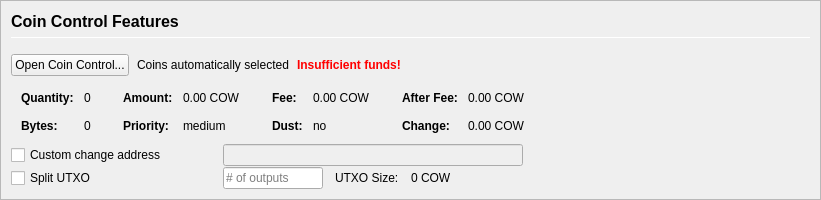
         <widget class="QFrame" name="frameCoinControl">
          <property name="sizePolicy">
           <sizepolicy hsizetype="Expanding" vsizetype="Expanding">
            <horstretch>0</horstretch>
            <verstretch>0</verstretch>
           </sizepolicy>
          </property>
          <property name="maximumSize">
           <size>
            <width>16777215</width>
            <height>16777215</height>
           </size>
          </property>
          <property name="frameShape">
           <enum>QFrame::StyledPanel</enum>
          </property>
          <property name="frameShadow">
           <enum>QFrame::Sunken</enum>
          </property>
          <layout class="QVBoxLayout" name="verticalLayoutCoinControl2">
           <property name="spacing">
            <number>0</number>
           </property>
           <property name="leftMargin">
            <number>0</number>
           </property>
           <property name="topMargin">
            <number>0</number>
           </property>
           <property name="rightMargin">
            <number>0</number>
           </property>
           <property name="bottomMargin">
            <number>0</number>
           </property>
           <item>
            <widget class="QFrame" name="frameCoinControl_BG">
             <layout class="QVBoxLayout" name="verticalLayoutCoinControl" stretch="0,0,0,0,0,0">
              <property name="spacing">
               <number>1</number>
              </property>
              <property name="leftMargin">
               <number>10</number>
              </property>
              <property name="topMargin">
               <number>10</number>
              </property>
              <item>
               <layout class="QHBoxLayout" name="horizontalLayoutCoinControl1">
                <property name="bottomMargin">
                 <number>15</number>
                </property>
                <item>
                 <layout class="QVBoxLayout" name="verticalLayout_3">
                  <property name="spacing">
                   <number>6</number>
                  </property>
                  <item>
                   <widget class="QLabel" name="labelCoinControlFeatures">
                    <property name="sizePolicy">
                     <sizepolicy hsizetype="Preferred" vsizetype="Maximum">
                      <horstretch>0</horstretch>
                      <verstretch>0</verstretch>
                     </sizepolicy>
                    </property>
                    <property name="minimumSize">
                     <size>
                      <width>0</width>
                      <height>20</height>
                     </size>
                    </property>
                    <property name="font">
                     <font>
                      <pointsize>12</pointsize>
                      <weight>75</weight>
                      <bold>true</bold>
                     </font>
                    </property>
                    <property name="styleSheet">
                     <string notr="true">font-weight:bold;</string>
                    </property>
                    <property name="text">
                     <string>Coin Control Features</string>
                    </property>
                   </widget>
                  </item>
                  <item>
                   <widget class="Line" name="line">
                    <property name="minimumSize">
                     <size>
                      <width>0</width>
                      <height>1</height>
                     </size>
                    </property>
                    <property name="maximumSize">
                     <size>
                      <width>16777215</width>
                      <height>1</height>
                     </size>
                    </property>
                    <property name="orientation">
                     <enum>Qt::Horizontal</enum>
                    </property>
                   </widget>
                  </item>
                 </layout>
                </item>
               </layout>
              </item>
              <item>
               <layout class="QHBoxLayout" name="horizontalLayoutCoinControl2" stretch="0,0,0,0">
                <property name="spacing">
                 <number>8</number>
                </property>
                <property name="bottomMargin">
                 <number>10</number>
                </property>
                <item>
                 <widget class="QPushButton" name="pushButtonCoinControl">
                  <property name="styleSheet">
                   <string notr="true"/>
                  </property>
                  <property name="text">
                   <string>Open Coin Control...</string>
                  </property>
                  <property name="autoDefault">
                   <bool>false</bool>
                  </property>
                 </widget>
                </item>
                <item>
                 <widget class="QLabel" name="labelCoinControlAutomaticallySelected">
                  <property name="text">
                   <string>Coins automatically selected</string>
                  </property>
                  <property name="margin">
                   <number>5</number>
                  </property>
                 </widget>
                </item>
                <item>
                 <widget class="QLabel" name="labelCoinControlInsuffFunds">
                  <property name="font">
                   <font>
                    <weight>75</weight>
                    <bold>true</bold>
                   </font>
                  </property>
                  <property name="styleSheet">
                   <string notr="true">color:red;font-weight:bold;</string>
                  </property>
                  <property name="text">
                   <string>Insufficient funds!</string>
                  </property>
                  <property name="margin">
                   <number>5</number>
                  </property>
                 </widget>
                </item>
                <item>
                 <spacer name="horizontalSpacerCoinControl">
                  <property name="orientation">
                   <enum>Qt::Horizontal</enum>
                  </property>
                  <property name="sizeHint" stdset="0">
                   <size>
                    <width>40</width>
                    <height>1</height>
                   </size>
                  </property>
                 </spacer>
                </item>
               </layout>
              </item>
              <item>
               <widget class="QWidget" name="widgetCoinControl" native="true">
                <property name="sizePolicy">
                 <sizepolicy hsizetype="Preferred" vsizetype="Preferred">
                  <horstretch>0</horstretch>
                  <verstretch>0</verstretch>
                 </sizepolicy>
                </property>
                <property name="minimumSize">
                 <size>
                  <width>0</width>
                  <height>0</height>
                 </size>
                </property>
                <property name="styleSheet">
                 <string notr="true"/>
                </property>
                <layout class="QHBoxLayout" name="horizontalLayoutCoinControl5">
                 <property name="leftMargin">
                  <number>0</number>
                 </property>
                 <property name="topMargin">
                  <number>0</number>
                 </property>
                 <property name="rightMargin">
                  <number>0</number>
                 </property>
                 <property name="bottomMargin">
                  <number>0</number>
                 </property>
                 <item>
                  <layout class="QHBoxLayout" name="horizontalLayoutCoinControl3" stretch="0,0,0,1">
                   <property name="spacing">
                    <number>20</number>
                   </property>
                   <property name="topMargin">
                    <number>0</number>
                   </property>
                   <property name="bottomMargin">
                    <number>10</number>
                   </property>
                   <item>
                    <layout class="QFormLayout" name="formLayoutCoinControl1">
                     <property name="horizontalSpacing">
                      <number>10</number>
                     </property>
                     <property name="verticalSpacing">
                      <number>14</number>
                     </property>
                     <property name="leftMargin">
                      <number>10</number>
                     </property>
                     <property name="topMargin">
                      <number>4</number>
                     </property>
                     <property name="rightMargin">
                      <number>6</number>
                     </property>
                     <item row="0" column="0">
                      <widget class="QLabel" name="labelCoinControlQuantityText">
                       <property name="font">
                        <font>
                         <weight>75</weight>
                         <bold>true</bold>
                        </font>
                       </property>
                       <property name="text">
                        <string>Quantity:</string>
                       </property>
                       <property name="margin">
                        <number>0</number>
                       </property>
                      </widget>
                     </item>
                     <item row="0" column="1">
                      <widget class="QLabel" name="labelCoinControlQuantity">
                       <property name="cursor">
                        <cursorShape>IBeamCursor</cursorShape>
                       </property>
                       <property name="contextMenuPolicy">
                        <enum>Qt::ActionsContextMenu</enum>
                       </property>
                       <property name="text">
                        <string notr="true">0</string>
                       </property>
                       <property name="margin">
                        <number>0</number>
                       </property>
                       <property name="textInteractionFlags">
                        <set>Qt::LinksAccessibleByMouse|Qt::TextSelectableByKeyboard|Qt::TextSelectableByMouse</set>
                       </property>
                      </widget>
                     </item>
                     <item row="1" column="0">
                      <widget class="QLabel" name="labelCoinControlBytesText">
                       <property name="font">
                        <font>
                         <weight>75</weight>
                         <bold>true</bold>
                        </font>
                       </property>
                       <property name="text">
                        <string>Bytes:</string>
                       </property>
                      </widget>
                     </item>
                     <item row="1" column="1">
                      <widget class="QLabel" name="labelCoinControlBytes">
                       <property name="cursor">
                        <cursorShape>IBeamCursor</cursorShape>
                       </property>
                       <property name="contextMenuPolicy">
                        <enum>Qt::ActionsContextMenu</enum>
                       </property>
                       <property name="text">
                        <string notr="true">0</string>
                       </property>
                       <property name="textInteractionFlags">
                        <set>Qt::LinksAccessibleByMouse|Qt::TextSelectableByKeyboard|Qt::TextSelectableByMouse</set>
                       </property>
                      </widget>
                     </item>
                    </layout>
                   </item>
                   <item>
                    <layout class="QFormLayout" name="formLayoutCoinControl2">
                     <property name="horizontalSpacing">
                      <number>10</number>
                     </property>
                     <property name="verticalSpacing">
                      <number>14</number>
                     </property>
                     <property name="leftMargin">
                      <number>6</number>
                     </property>
                     <property name="topMargin">
                      <number>4</number>
                     </property>
                     <property name="rightMargin">
                      <number>6</number>
                     </property>
                     <item row="0" column="0">
                      <widget class="QLabel" name="labelCoinControlAmountText">
                       <property name="font">
                        <font>
                         <weight>75</weight>
                         <bold>true</bold>
                        </font>
                       </property>
                       <property name="text">
                        <string>Amount:</string>
                       </property>
                       <property name="margin">
                        <number>0</number>
                       </property>
                      </widget>
                     </item>
                     <item row="0" column="1">
                      <widget class="QLabel" name="labelCoinControlAmount">
                       <property name="cursor">
                        <cursorShape>IBeamCursor</cursorShape>
                       </property>
                       <property name="contextMenuPolicy">
                        <enum>Qt::ActionsContextMenu</enum>
                       </property>
                       <property name="text">
                        <string notr="true">0.00 COW</string>
                       </property>
                       <property name="textInteractionFlags">
                        <set>Qt::LinksAccessibleByMouse|Qt::TextSelectableByKeyboard|Qt::TextSelectableByMouse</set>
                       </property>
                      </widget>
                     </item>
                     <item row="1" column="0">
                      <widget class="QLabel" name="labelCoinControlPriorityText">
                       <property name="font">
                        <font>
                         <weight>75</weight>
                         <bold>true</bold>
                        </font>
                       </property>
                       <property name="text">
                        <string>Priority:</string>
                       </property>
                      </widget>
                     </item>
                     <item row="1" column="1">
                      <widget class="QLabel" name="labelCoinControlPriority">
                       <property name="cursor">
                        <cursorShape>IBeamCursor</cursorShape>
                       </property>
                       <property name="contextMenuPolicy">
                        <enum>Qt::ActionsContextMenu</enum>
                       </property>
                       <property name="text">
                        <string>medium</string>
                       </property>
                       <property name="textInteractionFlags">
                        <set>Qt::LinksAccessibleByMouse|Qt::TextSelectableByKeyboard|Qt::TextSelectableByMouse</set>
                       </property>
                      </widget>
                     </item>
                    </layout>
                   </item>
                   <item>
                    <layout class="QFormLayout" name="formLayoutCoinControl3">
                     <property name="horizontalSpacing">
                      <number>10</number>
                     </property>
                     <property name="verticalSpacing">
                      <number>14</number>
                     </property>
                     <property name="leftMargin">
                      <number>6</number>
                     </property>
                     <property name="topMargin">
                      <number>4</number>
                     </property>
                     <property name="rightMargin">
                      <number>6</number>
                     </property>
                     <item row="0" column="0">
                      <widget class="QLabel" name="labelCoinControlFeeText">
                       <property name="font">
                        <font>
                         <weight>75</weight>
                         <bold>true</bold>
                        </font>
                       </property>
                       <property name="text">
                        <string>Fee:</string>
                       </property>
                       <property name="margin">
                        <number>0</number>
                       </property>
                      </widget>
                     </item>
                     <item row="0" column="1">
                      <widget class="QLabel" name="labelCoinControlFee">
                       <property name="cursor">
                        <cursorShape>IBeamCursor</cursorShape>
                       </property>
                       <property name="contextMenuPolicy">
                        <enum>Qt::ActionsContextMenu</enum>
                       </property>
                       <property name="text">
                        <string notr="true">0.00 COW</string>
                       </property>
                       <property name="textInteractionFlags">
                        <set>Qt::LinksAccessibleByMouse|Qt::TextSelectableByKeyboard|Qt::TextSelectableByMouse</set>
                       </property>
                      </widget>
                     </item>
                     <item row="1" column="0">
                      <widget class="QLabel" name="labelCoinControlLowOutputText">
                       <property name="font">
                        <font>
                         <weight>75</weight>
                         <bold>true</bold>
                        </font>
                       </property>
                       <property name="text">
                        <string>Dust:</string>
                       </property>
                      </widget>
                     </item>
                     <item row="1" column="1">
                      <widget class="QLabel" name="labelCoinControlLowOutput">
                       <property name="cursor">
                        <cursorShape>IBeamCursor</cursorShape>
                       </property>
                       <property name="contextMenuPolicy">
                        <enum>Qt::ActionsContextMenu</enum>
                       </property>
                       <property name="text">
                        <string>no</string>
                       </property>
                       <property name="textInteractionFlags">
                        <set>Qt::LinksAccessibleByMouse|Qt::TextSelectableByKeyboard|Qt::TextSelectableByMouse</set>
                       </property>
                      </widget>
                     </item>
                    </layout>
                   </item>
                   <item>
                    <layout class="QFormLayout" name="formLayoutCoinControl4">
                     <property name="horizontalSpacing">
                      <number>10</number>
                     </property>
                     <property name="verticalSpacing">
                      <number>14</number>
                     </property>
                     <property name="leftMargin">
                      <number>6</number>
                     </property>
                     <property name="topMargin">
                      <number>4</number>
                     </property>
                     <property name="rightMargin">
                      <number>6</number>
                     </property>
                     <item row="0" column="0">
                      <widget class="QLabel" name="labelCoinControlAfterFeeText">
                       <property name="font">
                        <font>
                         <weight>75</weight>
                         <bold>true</bold>
                        </font>
                       </property>
                       <property name="text">
                        <string>After Fee:</string>
                       </property>
                       <property name="margin">
                        <number>0</number>
                       </property>
                      </widget>
                     </item>
                     <item row="0" column="1">
                      <widget class="QLabel" name="labelCoinControlAfterFee">
                       <property name="cursor">
                        <cursorShape>IBeamCursor</cursorShape>
                       </property>
                       <property name="contextMenuPolicy">
                        <enum>Qt::ActionsContextMenu</enum>
                       </property>
                       <property name="text">
                        <string notr="true">0.00 COW</string>
                       </property>
                       <property name="textInteractionFlags">
                        <set>Qt::LinksAccessibleByMouse|Qt::TextSelectableByKeyboard|Qt::TextSelectableByMouse</set>
                       </property>
                      </widget>
                     </item>
                     <item row="1" column="0">
                      <widget class="QLabel" name="labelCoinControlChangeText">
                       <property name="font">
                        <font>
                         <weight>75</weight>
                         <bold>true</bold>
                        </font>
                       </property>
                       <property name="text">
                        <string>Change:</string>
                       </property>
                      </widget>
                     </item>
                     <item row="1" column="1">
                      <widget class="QLabel" name="labelCoinControlChange">
                       <property name="cursor">
                        <cursorShape>IBeamCursor</cursorShape>
                       </property>
                       <property name="contextMenuPolicy">
                        <enum>Qt::ActionsContextMenu</enum>
                       </property>
                       <property name="text">
                        <string notr="true">0.00 COW</string>
                       </property>
                       <property name="textInteractionFlags">
                        <set>Qt::LinksAccessibleByMouse|Qt::TextSelectableByKeyboard|Qt::TextSelectableByMouse</set>
                       </property>
                      </widget>
                     </item>
                    </layout>
                   </item>
                  </layout>
                 </item>
                </layout>
               </widget>
              </item>
              <item>
               <layout class="QHBoxLayout" name="horizontalLayoutCoinControl4">
                <property name="spacing">
                 <number>12</number>
                </property>
                <property name="sizeConstraint">
                 <enum>QLayout::SetDefaultConstraint</enum>
                </property>
                <property name="topMargin">
                 <number>0</number>
                </property>
                <property name="rightMargin">
                 <number>0</number>
                </property>
                <item>
                 <widget class="QCheckBox" name="checkBoxCoinControlChange">
                  <property name="sizePolicy">
                   <sizepolicy hsizetype="Preferred" vsizetype="Preferred">
                    <horstretch>0</horstretch>
                    <verstretch>0</verstretch>
                   </sizepolicy>
                  </property>
                  <property name="minimumSize">
                   <size>
                    <width>200</width>
                    <height>0</height>
                   </size>
                  </property>
                  <property name="maximumSize">
                   <size>
                    <width>200</width>
                    <height>16777215</height>
                   </size>
                  </property>
                  <property name="toolTip">
                   <string>If this is activated, but the change address is empty or invalid, change will be sent to a newly generated address.</string>
                  </property>
                  <property name="text">
                   <string>Custom change address</string>
                  </property>
                 </widget>
                </item>
                <item>
                 <widget class="QValidatedLineEdit" name="lineEditCoinControlChange">
                  <property name="enabled">
                   <bool>false</bool>
                  </property>
                  <property name="sizePolicy">
                   <sizepolicy hsizetype="Preferred" vsizetype="Preferred">
                    <horstretch>0</horstretch>
                    <verstretch>0</verstretch>
                   </sizepolicy>
                  </property>
                  <property name="minimumSize">
                   <size>
                    <width>300</width>
                    <height>0</height>
                   </size>
                  </property>
                 </widget>
                </item>
                <item>
                 <widget class="QLabel" name="labelCoinControlChangeLabel">
                  <property name="sizePolicy">
                   <sizepolicy hsizetype="Preferred" vsizetype="Preferred">
                    <horstretch>0</horstretch>
                    <verstretch>0</verstretch>
                   </sizepolicy>
                  </property>
                  <property name="minimumSize">
                   <size>
                    <width>100</width>
                    <height>0</height>
                   </size>
                  </property>
                  <property name="text">
                   <string/>
                  </property>
                  <property name="margin">
                   <number>3</number>
                  </property>
                 </widget>
                </item>
               </layout>
              </item>
              <item>
               <layout class="QHBoxLayout" name="horizontalLayoutCoinControl6">
                <property name="spacing">
                 <number>12</number>
                </property>
                <property name="rightMargin">
                 <number>0</number>
                </property>
                <item>
                 <widget class="QCheckBox" name="splitBlockCheckBox">
                  <property name="sizePolicy">
                   <sizepolicy hsizetype="Preferred" vsizetype="Preferred">
                    <horstretch>0</horstretch>
                    <verstretch>0</verstretch>
                   </sizepolicy>
                  </property>
                  <property name="minimumSize">
                   <size>
                    <width>200</width>
                    <height>0</height>
                   </size>
                  </property>
                  <property name="maximumSize">
                   <size>
                    <width>200</width>
                    <height>16777215</height>
                   </size>
                  </property>
                  <property name="text">
                   <string>Split UTXO</string>
                  </property>
                 </widget>
                </item>
                <item>
                 <widget class="QLineEdit" name="splitBlockLineEdit">
                  <property name="sizePolicy">
                   <sizepolicy hsizetype="Preferred" vsizetype="Preferred">
                    <horstretch>50</horstretch>
                    <verstretch>0</verstretch>
                   </sizepolicy>
                  </property>
                  <property name="minimumSize">
                   <size>
                    <width>100</width>
                    <height>0</height>
                   </size>
                  </property>
                  <property name="maximumSize">
                   <size>
                    <width>100</width>
                    <height>16777215</height>
                   </size>
                  </property>
                  <property name="placeholderText">
                   <string># of outputs</string>
                  </property>
                 </widget>
                </item>
                <item>
                 <widget class="QLabel" name="labelBlockSizeText">
                  <property name="text">
                   <string>UTXO Size:</string>
                  </property>
                 </widget>
                </item>
                <item>
                 <widget class="QLabel" name="labelBlockSize">
                  <property name="text">
                   <string>0 COW</string>
                  </property>
                 </widget>
                </item>
                <item>
                 <spacer name="horizontalSpacer_7">
                  <property name="orientation">
                   <enum>Qt::Horizontal</enum>
                  </property>
                  <property name="sizeHint" stdset="0">
                   <size>
                    <width>40</width>
                    <height>20</height>
                   </size>
                  </property>
                 </spacer>
                </item>
               </layout>
              </item>
              <item>
               <spacer name="verticalSpacerCoinControl">
                <property name="orientation">
                 <enum>Qt::Vertical</enum>
                </property>
                <property name="sizeHint" stdset="0">
                 <size>
                  <width>800</width>
                  <height>1</height>
                 </size>
                </property>
               </spacer>
              </item>
             </layout>
            </widget>
           </item>
          </layout>
         </widget>
